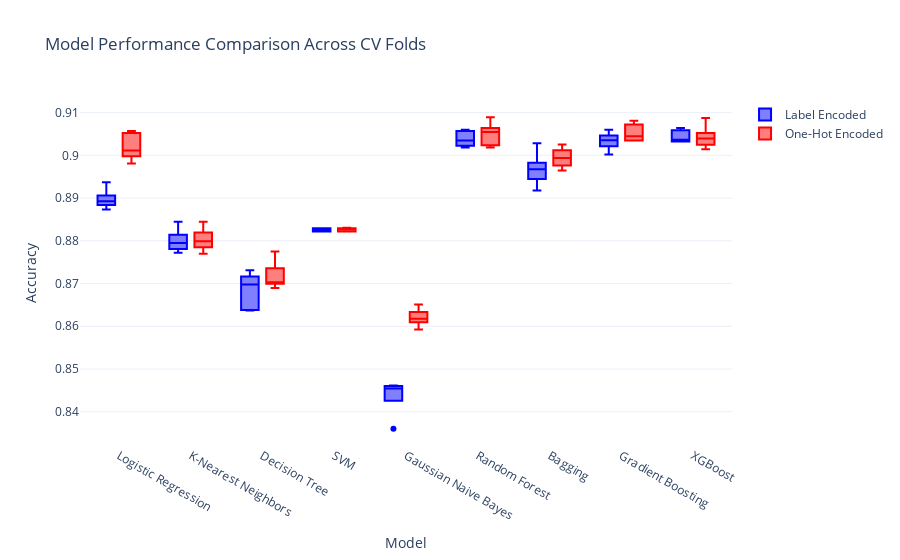

The notebook cell this image was saved under:
### Code cell
import plotly.graph_objects as go

df_label_long = df_label_encoded.melt(var_name='Model', value_name='Accuracy')
df_ohe_long = df_ohe.melt(var_name='Model', value_name='Accuracy')

#create box plots
trace1 = go.Box(
    y=df_label_long['Accuracy'],
    x=df_label_long['Model'],
    name='Label Encoded',
    marker=dict(color='blue')
)

trace2 = go.Box(
    y=df_ohe_long['Accuracy'],
    x=df_ohe_long['Model'],
    name='One-Hot Encoded',
    marker=dict(color='red')
)

layout = go.Layout(
    title='Model Performance Comparison Across CV Folds',
    xaxis=dict(title='Model'),
    yaxis=dict(title='Accuracy'),
    boxmode='group',
    template='plotly_white'
)

#show the figure
fig_1 = go.Figure(data=[trace1, trace2], layout=layout)
fig_1.show()

### Figure 1 — Plotly figure (JSON) as saved in the notebook; plotly's stock layout.template omitted (floating-point values rounded to 4 significant figures)
{"data": [{"marker": {"color": "blue"}, "name": "Label Encoded", "type": "box", "x": ["Logistic Regression", "Logistic Regression", "Logistic Regression", "Logistic Regression", "Logistic Regression", "K-Nearest Neighbors", "K-Nearest Neighbors", "K-Nearest Neighbors", "K-Nearest Neighbors", "K-Nearest Neighbors", "Decision Tree", "Decision Tree", "Decision Tree", "Decision Tree", "Decision Tree", "SVM", "SVM", "SVM", "SVM", "SVM", "Gaussian Naive Bayes", "Gaussian Naive Bayes", "Gaussian Naive Bayes", "Gaussian Naive Bayes", "Gaussian Naive Bayes", "Random Forest", "Random Forest", "Random Forest", "Random Forest", "Random Forest", "Bagging", "Bagging", "Bagging", "Bagging", "Bagging", "Gradient Boosting", "Gradient Boosting", "Gradient Boosting", "Gradient Boosting", "Gradient Boosting", "XGBoost", "XGBoost", "XGBoost", "XGBoost", "XGBoost"], "y": [0.8937, 0.8873, 0.8887, 0.8893, 0.8895, 0.8844, 0.8795, 0.8804, 0.8783, 0.8772, 0.8731, 0.8698, 0.8638, 0.8637, 0.8711, 0.8829, 0.8829, 0.8826, 0.8822, 0.8822, 0.8461, 0.8448, 0.846, 0.8454, 0.836, 0.906, 0.9024, 0.9056, 0.9018, 0.9035, 0.9028, 0.8954, 0.8967, 0.8917, 0.8967, 0.906, 0.9042, 0.9035, 0.9002, 0.9028, 0.9057, 0.9036, 0.9032, 0.9032, 0.9064]}, {"marker": {"color": "red"}, "name": "One-Hot Encoded", "type": "box", "x": ["Logistic Regression", "Logistic Regression", "Logistic Regression", "Logistic Regression", "Logistic Regression", "K-Nearest Neighbors", "K-Nearest Neighbors", "K-Nearest Neighbors", "K-Nearest Neighbors", "K-Nearest Neighbors", "Decision Tree", "Decision Tree", "Decision Tree", "Decision Tree", "Decision Tree", "SVM", "SVM", "SVM", "SVM", "SVM", "Gaussian Naive Bayes", "Gaussian Naive Bayes", "Gaussian Naive Bayes", "Gaussian Naive Bayes", "Gaussian Naive Bayes", "Random Forest", "Random Forest", "Random Forest", "Random Forest", "Random Forest", "Bagging", "Bagging", "Bagging", "Bagging", "Bagging", "Gradient Boosting", "Gradient Boosting", "Gradient Boosting", "Gradient Boosting", "Gradient Boosting", "XGBoost", "XGBoost", "XGBoost", "XGBoost", "XGBoost"], "y": [0.9057, 0.9012, 0.905, 0.8981, 0.9003, 0.8844, 0.8799, 0.8811, 0.879, 0.877, 0.8775, 0.869, 0.8723, 0.8703, 0.8703, 0.8829, 0.8831, 0.8828, 0.8822, 0.8822, 0.8618, 0.8651, 0.8627, 0.8593, 0.8615, 0.9089, 0.9054, 0.9025, 0.9018, 0.9056, 0.9025, 0.8994, 0.898, 0.8964, 0.9007, 0.9081, 0.907, 0.9045, 0.9035, 0.9035, 0.9088, 0.9014, 0.9041, 0.9028, 0.9039]}], "layout": {"boxmode": "group", "title": {"text": "Model Performance Comparison Across CV Folds"}, "xaxis": {"title": {"text": "Model"}}, "yaxis": {"title": {"text": "Accuracy"}}}}
